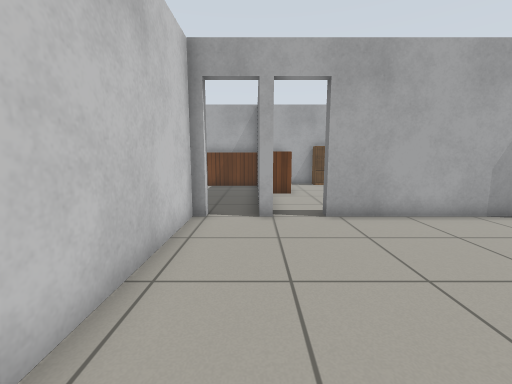
[1] (above)

17 first-person views from a walk through a Gazebo world. The camera is 0.9 m above the floor, tilts 8° down and sees 90° across. The floor is counted in squares, 0.5 m on a side. Each view is taken from the middle of a square. On the plan, view 1 faces up. The plan holds only what a view shows up to about 15 squares ahead; the rest is blank. Gazebo's built-in surfaces are drawn with simple patterns.

[2]
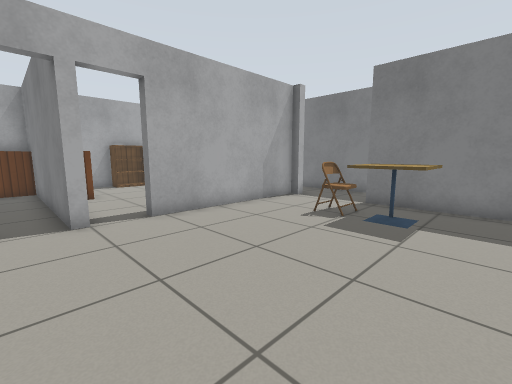

[3]
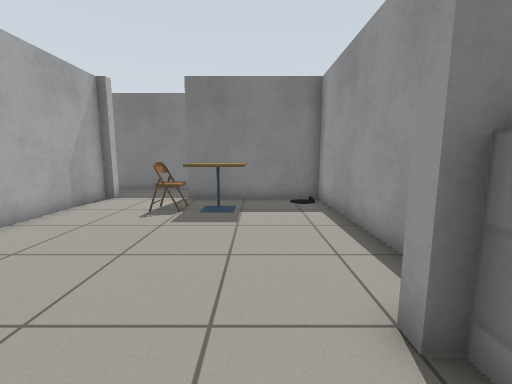

[4]
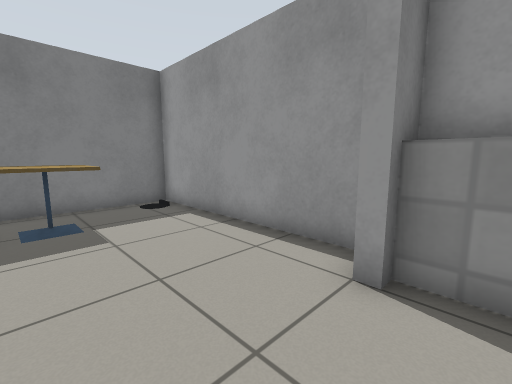

[5]
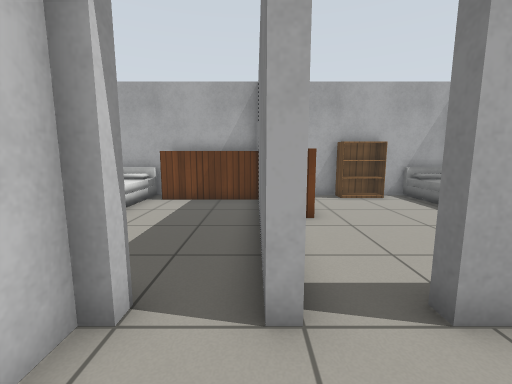

[6]
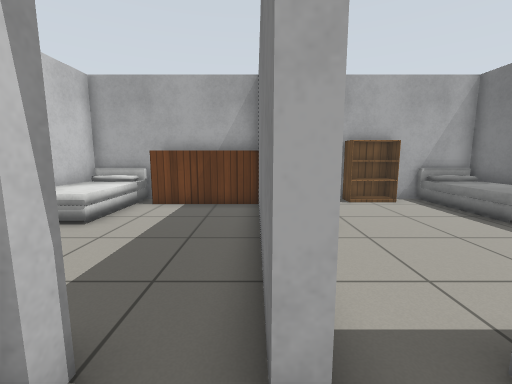

[7]
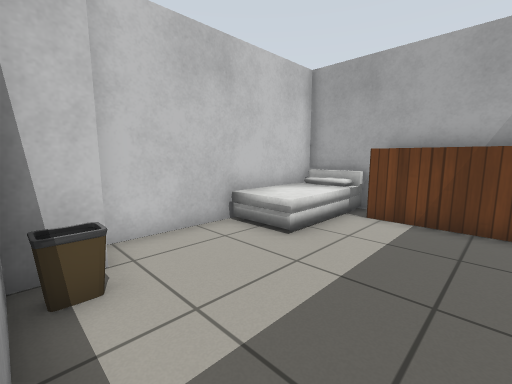

[8]
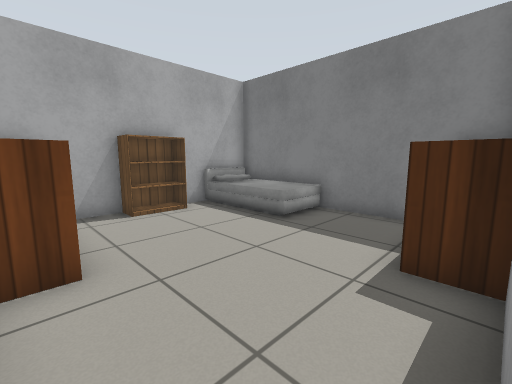

[9]
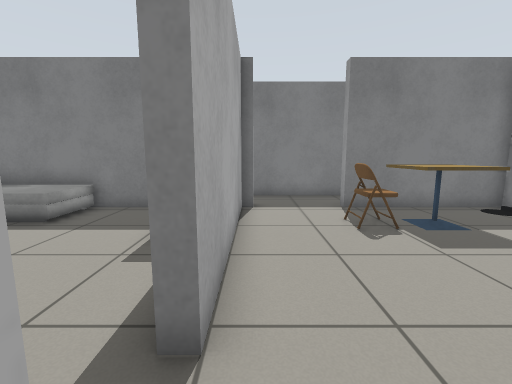

[10]
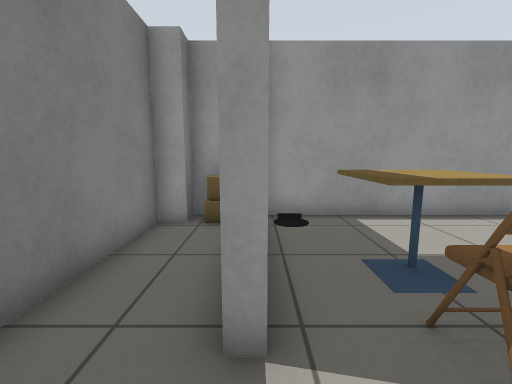

[11]
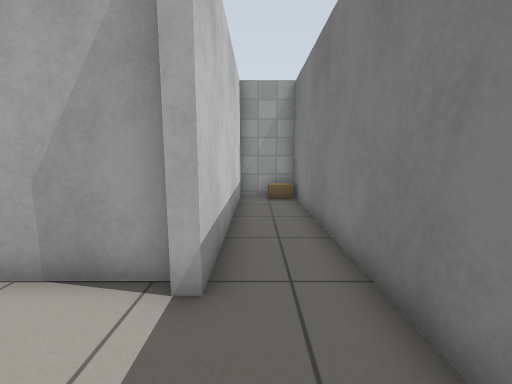

[12]
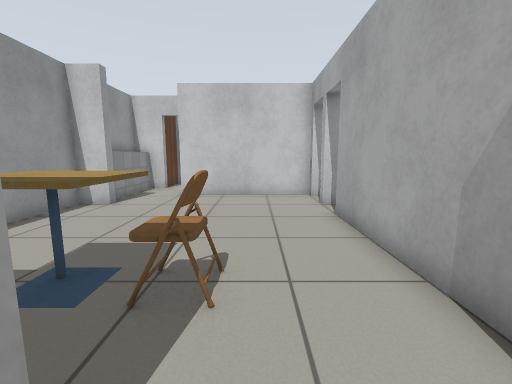

[13]
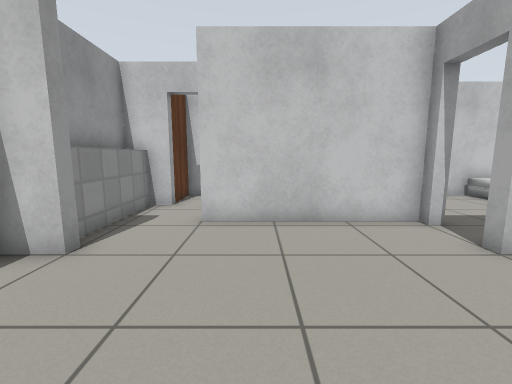

[14]
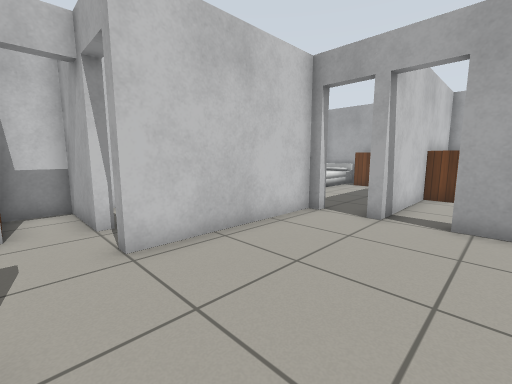

[15]
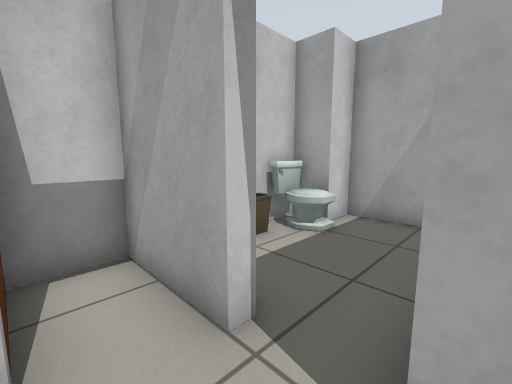

[16]
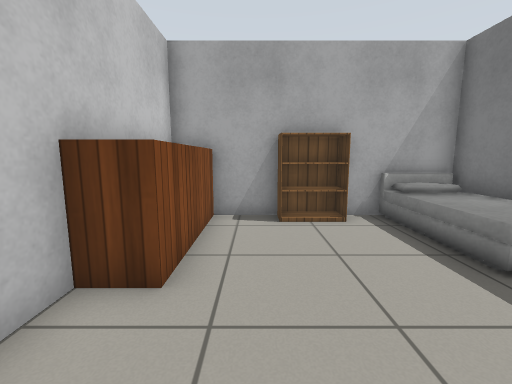

[17]
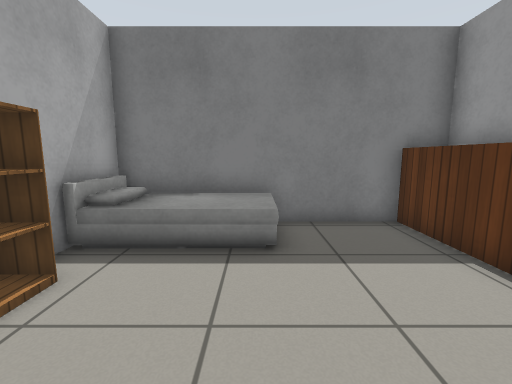

### Floor plan
Points are (right, up) in squares from view 1. A wall is a line through its corners. A room is listed if a view was taken in it or the views show most of it. See-through windows are left out.
Room 1 (views 1, 2, 3, 4, 5, 6, 9, 13, 14, 15)
walls: (0.1, -0.5) (0.5, -0.5) (0.5, -1.7) (8.9, -1.7) (8.9, 3.9); (0.5, 7.5) (0.1, 7.5); (-1, -1.7) (0.1, -1.7); (-1.9, 7.5) (-1.9, 1.5) (-2.4, 1.5); (-2.4, -0.9) (0.1, -0.9); (-2.4, -1.7) (-1.5, -1.7); (8.9, 7.5) (2.1, 7.5)
ways out: opening at (-1, 8) to room 2; opening at (1.5, 8) to room 3; opening at (9, 5.5) to room 4; opening at (-2, 0.5) to room 6
objects: cafe table (6, 2) to (7, 3); chair (6, 3) to (7, 4); other object (8, -1)
Room 2 (view 7)
walls: (-5.5, 9.1) (-5.5, 7.9); (-1.5, 8) (-1.5, 7.5); (0.1, 15.5) (-4, 15.5); (0.1, 7.5) (0.1, 16.7) (-6.7, 16.7) (-6.7, 9.4)
low walls: (-5.5, 7.9) (-2.6, 7.9)
ways out: opening at (-1, 8) to room 1
objects: bed (-6, 13) to (-5, 16); bin (-5, 9)
Room 3 (views 8, 16, 17)
walls: (5.6, 9.1) (9, 9.1); (5.3, 7.9) (5.3, 9.1); (2.1, 7.5) (2.1, 8); (8.9, 7.9) (8.9, 16.7) (0.5, 16.7) (0.5, 7.5); (1.7, 16.8) (1.7, 12.3) (0.5, 12.3)
low walls: (2.6, 7.9) (5.3, 7.9)
ways out: opening at (1.5, 8) to room 1
objects: bookshelf (4, 16) to (5, 16); bed (7, 13) to (8, 16)
Room 4 (views 10, 11, 12)
walls: (8.9, 3.9) (9.4, 3.9); (10, -1.7) (10.9, -1.7) (10.9, -0.9) (11.7, -0.9) (11.7, 15.5) (9.3, 15.5) (9.3, 7.1) (8.9, 7.1) (8.9, 7.5)
ways out: opening at (9, 5.5) to room 1
objects: cardboard box (10, -1); cardboard box (11, 15)
Room 5 (no view inside)
walls: (-3.4, 7.5) (-5.5, 7.5) (-5.5, 6.4); (-3.9, 2) (-3.9, 1.5); (-6.7, 6.4) (-6.7, 4.6)
ways out: opening at (-3, 2) to room 6
objects: bin (-6, 4) to (-6, 5); toilet (-6, 6) to (-5, 6)
Room 6 (no view inside)
walls: (-3.9, 1.5) (-6.7, 1.5) (-6.7, -0.1) (-4.3, -0.1) (-4.3, -1.7) (-2.4, -1.7); (-4.4, -0.9) (-2.4, -0.9)
ways out: opening at (-2, 0.5) to room 1; opening at (-3, 2) to room 5

Positions as (right, up) in squares from view 1, and headings:
1: (0, 0), facing up
2: (-1, 0), facing up-right
3: (-2, 1), facing right
4: (-1, 3), facing down-right
5: (0, 5), facing up
6: (0, 6), facing up
7: (-1, 8), facing up-left
8: (1, 8), facing up-right
9: (0, 7), facing right
10: (9, 6), facing down
11: (10, 4), facing up
12: (10, 5), facing left
13: (5, 3), facing left
14: (3, 0), facing up-left
15: (-2, 0), facing up-left
16: (3, 9), facing up
17: (2, 13), facing right
